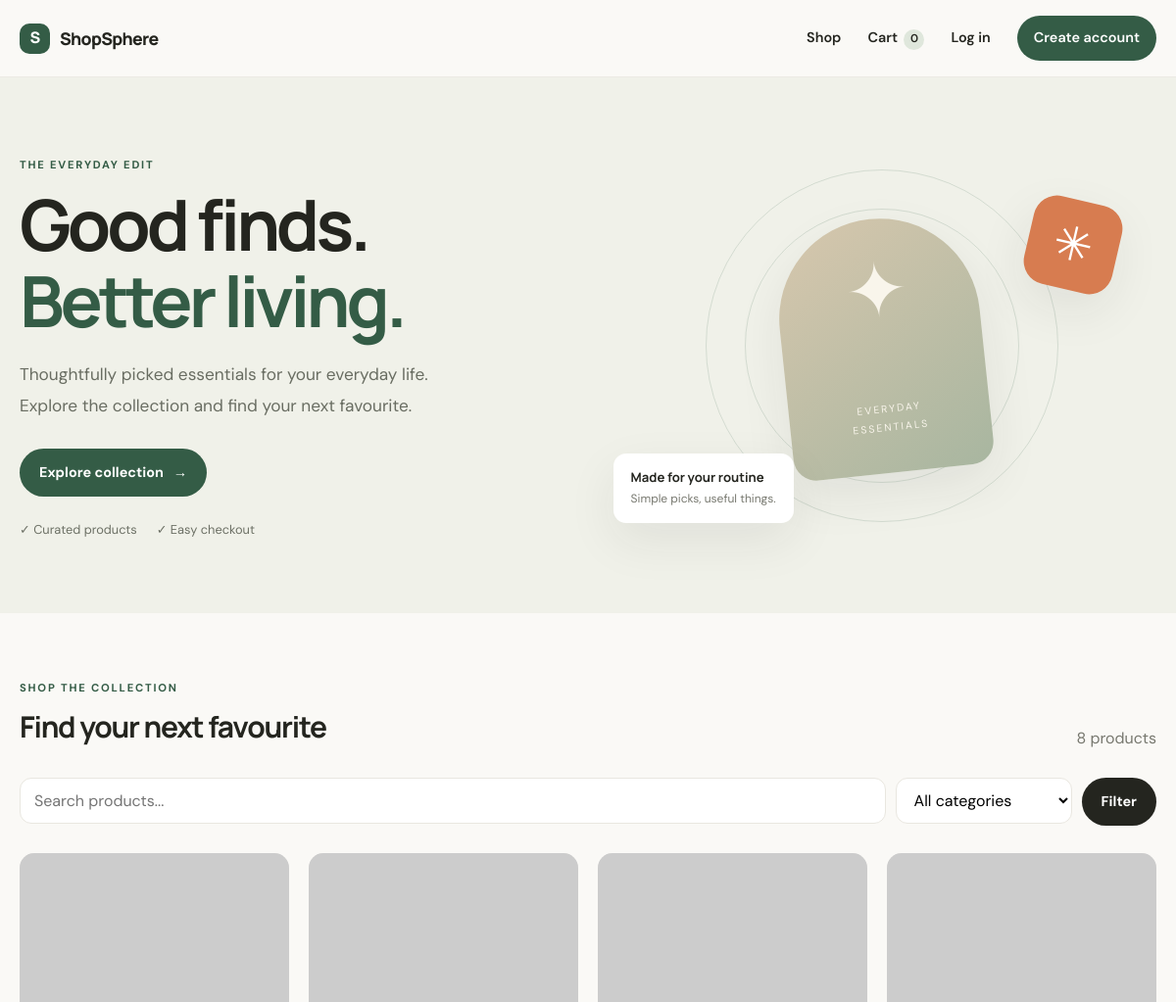
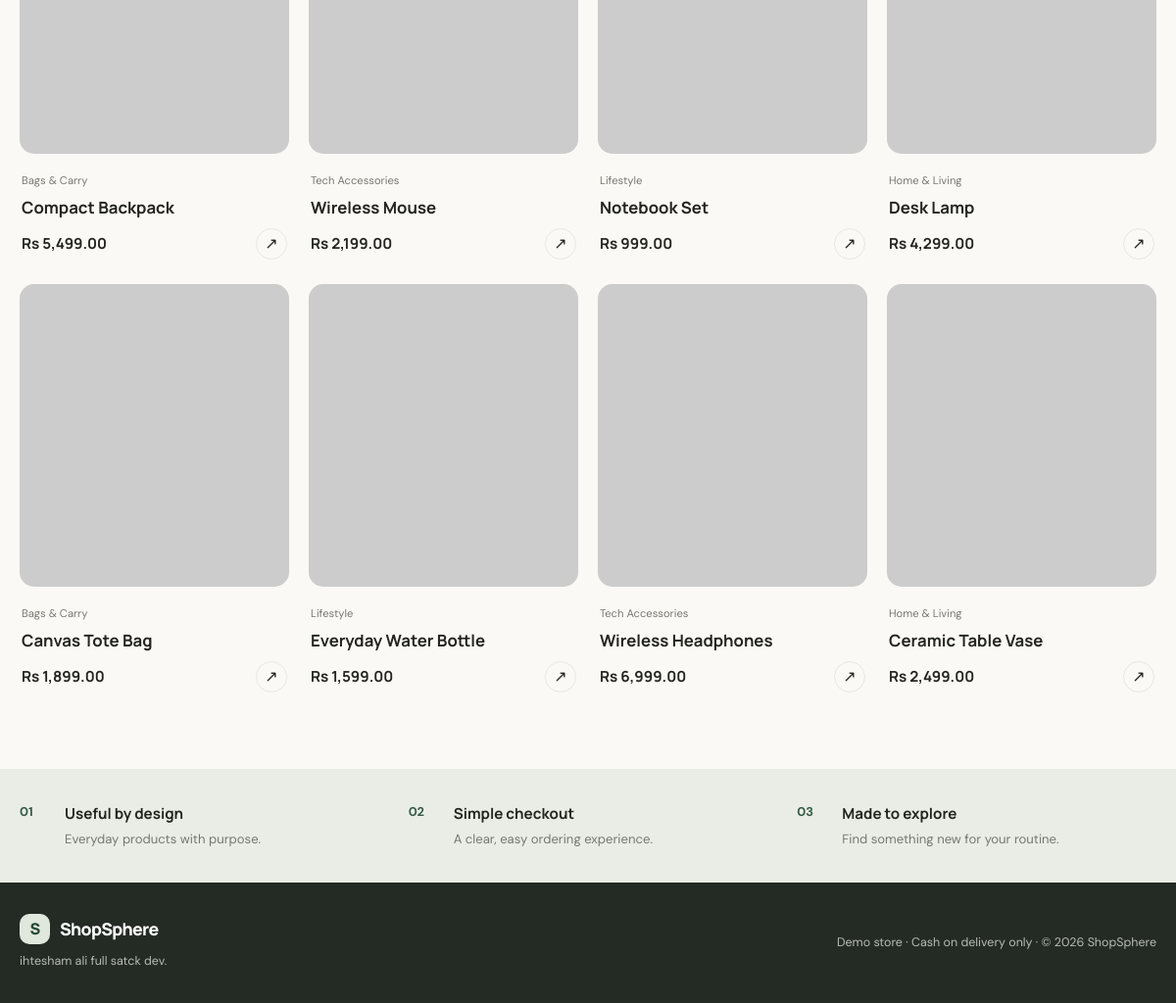
The page / on the database its author committed (2 pictures, top to bottom).
### tables this page shows
CREATE TABLE products (
    id BIGINT UNSIGNED AUTO_INCREMENT PRIMARY KEY,
    category_id BIGINT UNSIGNED NULL,
    name VARCHAR(180) NOT NULL,
    description TEXT NOT NULL,
    price DECIMAL(10,2) NOT NULL DEFAULT 0.00,
    stock INT UNSIGNED NOT NULL DEFAULT 0,
    image_url VARCHAR(1000) NOT NULL DEFAULT '',
    is_active TINYINT(1) NOT NULL DEFAULT 1,
    created_at TIMESTAMP NOT NULL DEFAULT CURRENT_TIMESTAMP,
    updated_at TIMESTAMP NOT NULL DEFAULT CURRENT_TIMESTAMP ON UPDATE CURRENT_TIMESTAMP,
    CONSTRAINT fk_products_category FOREIGN KEY (category_id) REFERENCES categories(id) ON DELETE SET NULL,
    INDEX idx_products_active (is_active),
    INDEX idx_products_category (category_id),
    INDEX idx_products_name (name)
);

CREATE TABLE categories (
    id BIGINT UNSIGNED AUTO_INCREMENT PRIMARY KEY,
    name VARCHAR(100) NOT NULL UNIQUE,
    created_at TIMESTAMP NOT NULL DEFAULT CURRENT_TIMESTAMP
);

### includes/functions.php (called while the page is built, shortened)
<?php
function e(?string $value): string
{
    return htmlspecialchars($value ?? '', ENT_QUOTES | ENT_SUBSTITUTE, 'UTF-8');
}
function url(string $path = ''): string
{
    $base = APP_URL;
    return rtrim($base, '/') . '/' . ltrim($path, '/');
}
function asset(string $path): string
{
    return url('assets/' . ltrim($path, '/'));
}
function current_user(): ?array
{
    return $_SESSION['user'] ?? null;
}
function is_logged_in(): bool
{
    return current_user() !== null;
}
function money(float|string|int $amount): string
{
    return 'Rs ' . number_format((float)$amount, 2);
}
function cart_count(): int
{
    $total = 0;
    return $total;
}

### config/database.php (called while the page is built, shortened)
<?php
function db(): PDO
{
    static $pdo = null;
    if ($pdo instanceof PDO) {
        return $pdo;
    }
    $dsn = sprintf('mysql:host=%s;port=%s;dbname=%s;charset=utf8mb4', DB_HOST, DB_PORT, DB_NAME);
    try {
        $pdo = new PDO($dsn, DB_USER, DB_PASS, [
            PDO::ATTR_ERRMODE => PDO::ERRMODE_EXCEPTION,
            PDO::ATTR_DEFAULT_FETCH_MODE => PDO::FETCH_ASSOC,
            PDO::ATTR_EMULATE_PREPARES => false,
        ]);
    } catch (PDOException $exception) {
        http_response_code(500);
        $message = APP_ENV === 'local'
            ? 'Database connection failed. Check that MySQL is running, the database exists, and your .env credentials are correct.'
            : 'A server error occurred.';
        exit('<h1>Database unavailable</h1><p>' . htmlspecialchars($message, ENT_QUOTES, 'UTF-8') . '</p>');
    }
    return $pdo;
}

### index.php (the view, shortened to what this page needs)
<?php
$search = trim((string)($_GET['q'] ?? ''));
$sql = 'SELECT p.*, c.name AS category_name FROM products p LEFT JOIN categories c ON c.id = p.category_id WHERE p.is_active = 1';
$params = [];
$sql .= ' ORDER BY p.created_at DESC, p.id DESC';
$stmt = db()->prepare($sql);
$stmt->execute($params);
$products = $stmt->fetchAll();
require __DIR__ . '/includes/header.php';
?>
<section class="hero">
  <div class="container hero-grid">
    <div class="hero-copy">
      <span class="eyebrow">THE EVERYDAY EDIT</span>
      <h1>Good finds.<br><span>Better living.</span></h1>
      <p>Thoughtfully picked essentials for your everyday life. Explore the collection and find your next favourite.</p>
      <a class="btn btn-primary" href="#products">Explore collection <span aria-hidden="true">→</span></a>
      <div class="hero-trust"><span>✓ Curated products</span><span>✓ Easy checkout</span></div>
    </div>
    <div class="hero-art" role="img" aria-label="Lifestyle product collection">
      <div class="hero-orbit orbit-one"></div><div class="hero-orbit orbit-two"></div>
      <div class="hero-product hero-product-main"><span>✦</span><small>EVERYDAY<br>ESSENTIALS</small></div>
      <div class="hero-product hero-product-small">✳</div>
      <div class="hero-note"><strong>Made for your routine</strong><span>Simple picks, useful things.</span></div>
    </div>
  </div>
</section>
<section class="section container" id="products">
  <div class="section-heading">
    <div><span class="eyebrow">SHOP THE COLLECTION</span><h2>Find your next favourite</h2></div>
    <span class="muted"><?= count($products) ?> product<?= count($products) === 1 ? '' : 's' ?></span>
  </div>
  <form class="filter-bar" method="get" action="<?= e(url('index.php')) ?>">
    <label class="search-field"><span class="sr-only">Search products</span><input type="search" name="q" placeholder="Search products..." value="<?= e($search) ?>"></label>
    <label><select name="category"><option value="0">All categories</option></select></label>
    <button class="btn btn-dark" type="submit">Filter</button>
  </form>
  <?php if (!$products): ?>
    <div class="empty-state"><div class="empty-icon">⌕</div><h3>No products found</h3><p>Try another search or category.</p></div>
  <?php else: ?>
    <div class="product-grid">
      <?php foreach ($products as $product): ?>
        <article class="product-card">
          <a class="product-image" href="<?= e(url('product.php?id=' . (int)$product['id'])) ?>">
            <img src="<?= e($product['image_url']) ?>" alt="<?= e($product['name']) ?>" loading="lazy" onerror="this.src='https://placehold.co/600x450/f1eee8/252525?text=ShopSphere'">
          </a>
          <div class="product-info"><span class="product-category"><?= e($product['category_name'] ?? 'Collection') ?></span>
            <h3><a href="<?= e(url('product.php?id=' . (int)$product['id'])) ?>"><?= e($product['name']) ?></a></h3>
            <div class="product-bottom"><strong><?= money($product['price']) ?></strong><a class="round-arrow" aria-label="View <?= e($product['name']) ?>" href="<?= e(url('product.php?id=' . (int)$product['id'])) ?>">↗</a></div>
          </div>
        </article>
      <?php endforeach; ?>
    </div>
  <?php endif; ?>
</section>
<section class="benefits"><div class="container benefits-grid"><div><span>01</span><strong>Useful by design</strong><p>Everyday products with purpose.</p></div><div><span>02</span><strong>Simple checkout</strong><p>A clear, easy ordering experience.</p></div><div><span>03</span><strong>Made to explore</strong><p>Find something new for your routine.</p></div></div></section>
<?php require __DIR__ . '/includes/footer.php'; ?>

### includes/header.php (shortened to what this page needs)
<!doctype html>
<html lang="en">
<head>
  <link rel="stylesheet" href="<?= e(asset('css/style.css')) ?>">
</head>
<body>
<header class="site-header">
  <div class="container nav-wrap">
    <a class="brand" href="<?= e(url('index.php')) ?>"><span class="brand-mark">S</span> ShopSphere</a>
    <nav class="main-nav">
      <a href="<?= e(url('index.php')) ?>">Shop</a>
      <a href="<?= e(url('cart.php')) ?>">Cart <span class="cart-count"><?= cart_count() ?></span></a>
      <?php if (is_logged_in()): ?>
        <a href="<?= e(url('account.php')) ?>">My orders</a>
        <?php if ((current_user()['role'] ?? '') === 'admin'): ?>
          <a href="<?= e(url('admin/index.php')) ?>">Admin</a>
        <?php endif; ?>
        <form class="nav-logout" method="post" action="<?= e(url('logout.php')) ?>">
          <?= csrf_field() ?><button class="link-button" type="submit">Log out</button>
        </form>
      <?php else: ?>
        <a href="<?= e(url('login.php')) ?>">Log in</a>
        <a class="nav-cta" href="<?= e(url('register.php')) ?>">Create account</a>
      <?php endif; ?>
    </nav>
  </div>
</header>
<main>

### includes/footer.php
</main>
<footer class="site-footer">
  <div class="container footer-inner">
    <div><a class="brand footer-brand" href="<?= e(url('index.php')) ?>"><span class="brand-mark">S</span> ShopSphere</a><p>ihtesham ali full satck dev.</p></div>
    <p>Demo store · Cash on delivery only · © <?= date('Y') ?> ShopSphere</p>
  </div>
</footer>
</body>
</html>

### rows shown on the page
products: category.name "Bags & Carry", name "Compact Backpack", price "Rs 5,499.00"
products: category.name "Tech Accessories", name "Wireless Mouse", price "Rs 2,199.00"
products: category.name "Lifestyle", name "Notebook Set", price "Rs 999.00"
products: category.name "Home & Living", name "Desk Lamp", price "Rs 4,299.00"
products: category.name "Bags & Carry", name "Canvas Tote Bag", price "Rs 1,899.00"
products: category.name "Lifestyle", name "Everyday Water Bottle", price "Rs 1,599.00"
products: category.name "Tech Accessories", name "Wireless Headphones", price "Rs 6,999.00"
products: category.name "Home & Living", name "Ceramic Table Vase", price "Rs 2,499.00"

### other values the page prints
cart_count() "0"
count($products) "8"
